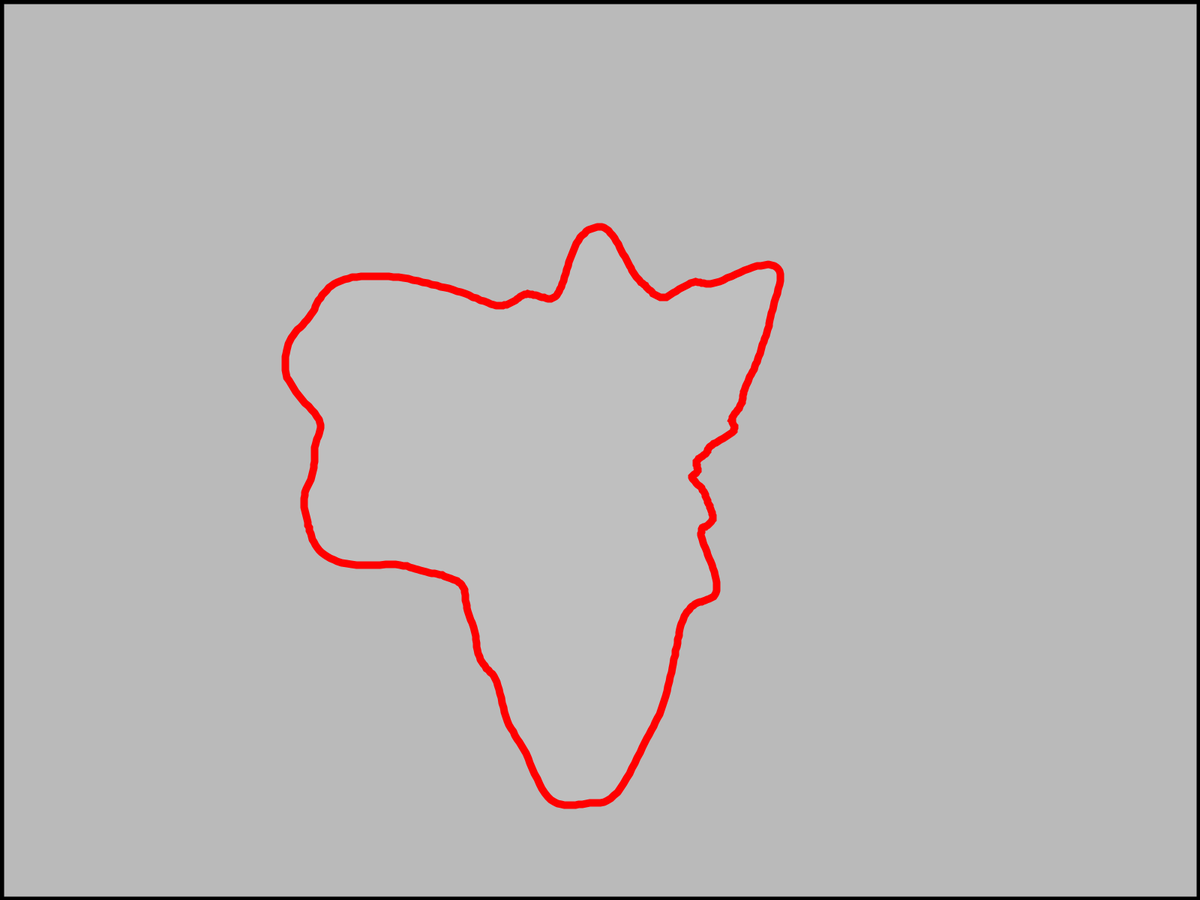
Frame 1 (no input)
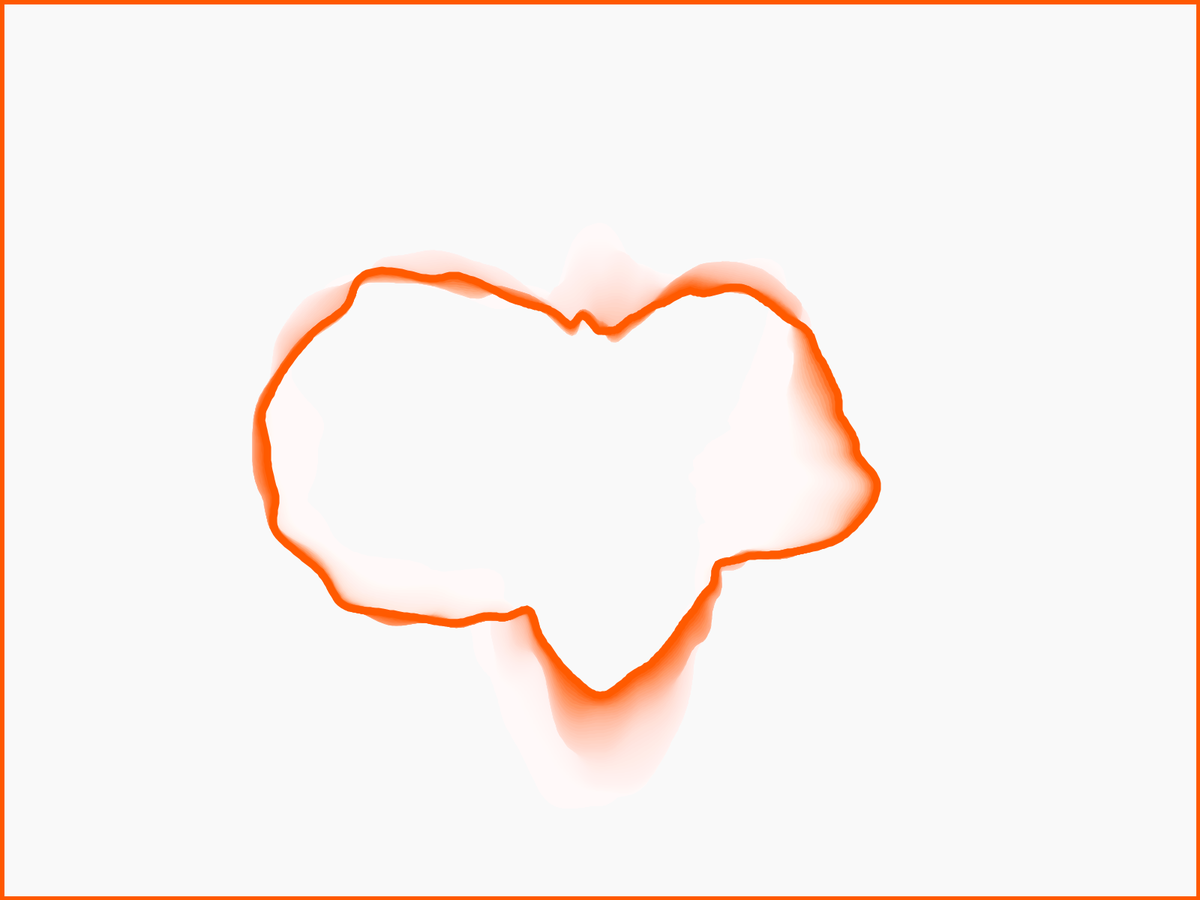
Frame 60 (the mouse pressed at the canvas centre just before this capture)
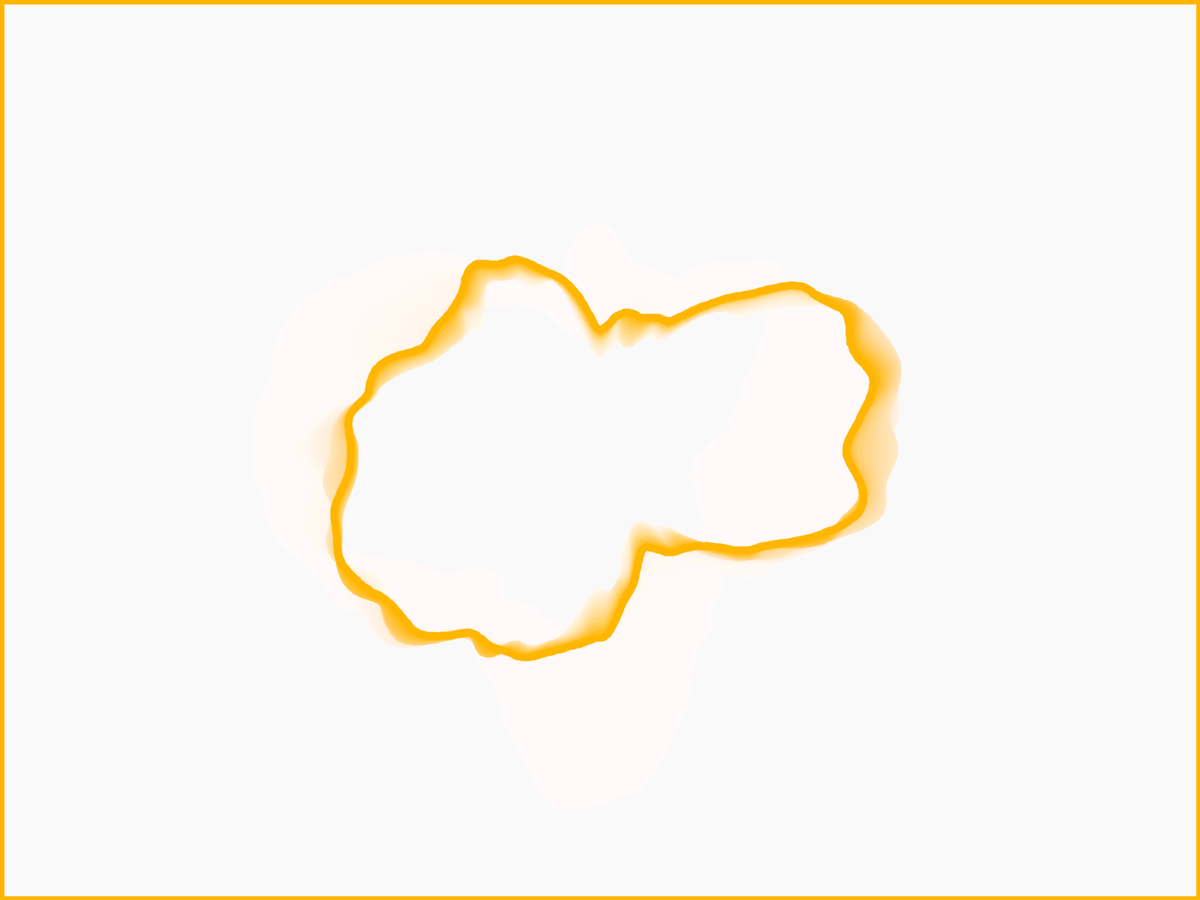
Frame 120 (the mouse held since frame 60 and released just before this capture)

The Processing sketch that drew these frames (run headless with seeded random() and noise(); from frame 60 on, the mouse is pressed at the canvas centre):

// Processing sketch: PerlinLoop
// ── PerlinLoop.pde
float zoff = 0;

void setup(){
  //size(500, 500);
  fullScreen();
  colorMode(HSB, 360, 100, 100);
  background(255);
  strokeWeight(10);
}

void draw(){
  fill(360, 20);
  rect(0, 0, width, height);
  translate(width/2, height/2);
  stroke(zoff*36%360, 100, 100);
  beginShape();
  for(float theta = 0; theta < TWO_PI; theta+=0.01){
    float r = noise(cos(theta)+1, sin(theta)+1, zoff)*height/2;//noise function is symmetry
    vertex(cos(theta)*r, sin(theta)*r);
  }
  endShape();
  zoff += 0.01;
}
